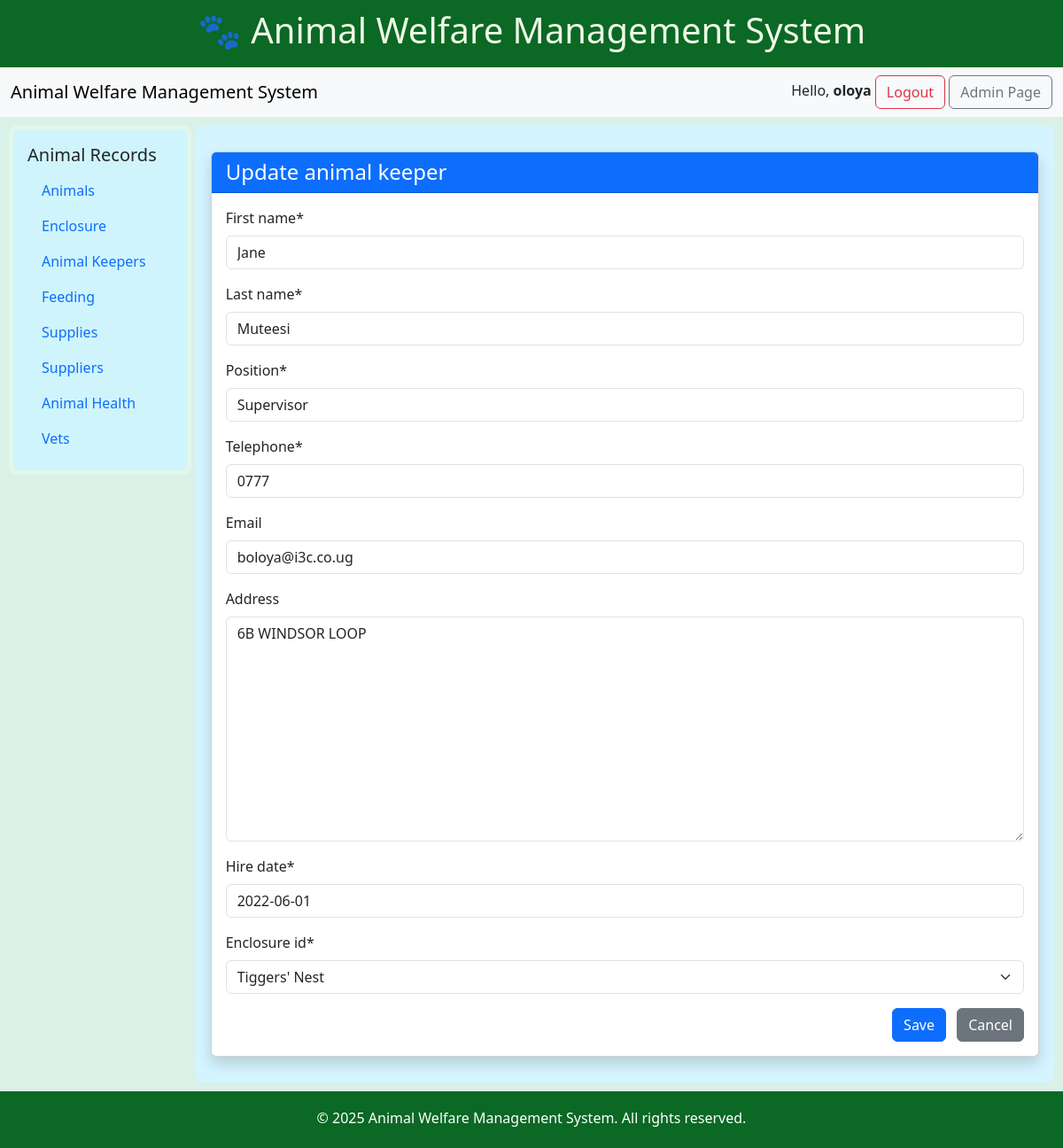
The page /update_animal_keeper/1/ (signed in) on the database its author committed.
### zoo/models.py (models this page shows, shortened)
class Animal_keeper(models.Model):
    first_name = models.CharField(max_length=100)
    last_name = models.CharField(max_length=100)
    position = models.CharField(max_length=100)
    telephone = models.CharField(max_length=100)
    email = models.EmailField(null=True, blank=True)
    address = models.TextField(null=True, blank=True)
    hire_date = models.DateField()
    enclosure_id = models.ForeignKey(Enclosure, on_delete=models.CASCADE)
    date_added = models.DateTimeField(auto_now_add=True)

### zoo/views.py (the view)
# urls.py: path('update_animal_keeper/<int:animal_keeper_id>/', views.update_animal_keeper, name='update_animal_keeper'),
@login_required(login_url= 'login')
def update_animal_keeper(request, animal_keeper_id):
    animal_keeper = Animal_keeper.objects.get(id=animal_keeper_id)
    form = AnimalKeeperForm(instance=animal_keeper)
    if request.method == 'POST':
        form = AnimalKeeperForm(request.POST, instance=animal_keeper)
    if form.is_valid():
        form.save()
        return redirect('animal_keeper_list')
    context = {
        "form": form,
        "title": "Update animal keeper",
    }
    return render(request, "keepers/add_keeper.html", context)

### zoo/form.py
class AnimalKeeperForm(forms.ModelForm):
    class Meta:
        model = Animal_keeper
        fields = '__all__'

### zoo/models.py (called while the page is built)
    def __str__(self):
        return self.name

### zoo/templates/keepers/add_keeper.html (shortened to what this page needs)
{% extends "base.html" %}
{% load static %}
{% load crispy_forms_tags %}
{% block content %}
<div class="container py-4">
    <div class="card shadow">
        <div class="card-header bg-primary text-white">
            <h4 class="mb-0">{{ title }}</h4>
        </div>
        <div class="card-body">
            <form method="POST" action="">
                {{ form|crispy }}
                <div class="text-end">
                    <button type="submit" class="btn btn-primary me-2">Save</button>
                    <a href="{% url 'animal_keeper_list' %}" class="btn btn-secondary">Cancel</a>
                </div>
            </form>
        </div>
    </div>
</div>
{% endblock %}

### zoo/templates/includes/navbar.html (shortened to what this page needs)
<div class="navbar navbar-expand-lg bg-body-tertiary">
    <div class="container-fluid">
      <a class="navbar-brand" href="">Animal Welfare Management System</a>
      <div>
        <span>Hello, <strong>{{ request.user }}</strong></span>
        <a href="{% url 'logout' %}" class="btn btn-outline-danger">Logout</a>
      {% if request.user.is_staff %}
        <a href="{% url 'admin:index' %}" class="btn btn-outline-secondary">Admin Page</a>
      {% endif %}
    </div>
  </div>
</div>

### zoo/templates/base.html (style rules this page uses)
html, body { height: 100%; margin: 0; }
body { display: flex; flex-direction: column; min-height: 100vh; }

### rows shown on the page
Animal_keeper: first_name "Jane", last_name "Muteesi", position "Supervisor", telephone "0777", email "boloya@i3c.co.ug", address "6B WINDSOR LOOP", hire_date "2022-06-01", enclosure_id "Tiggers' Nest"

### other values the page prints
{{ request.user }} "oloya"
{{ title }} "Update animal keeper"
